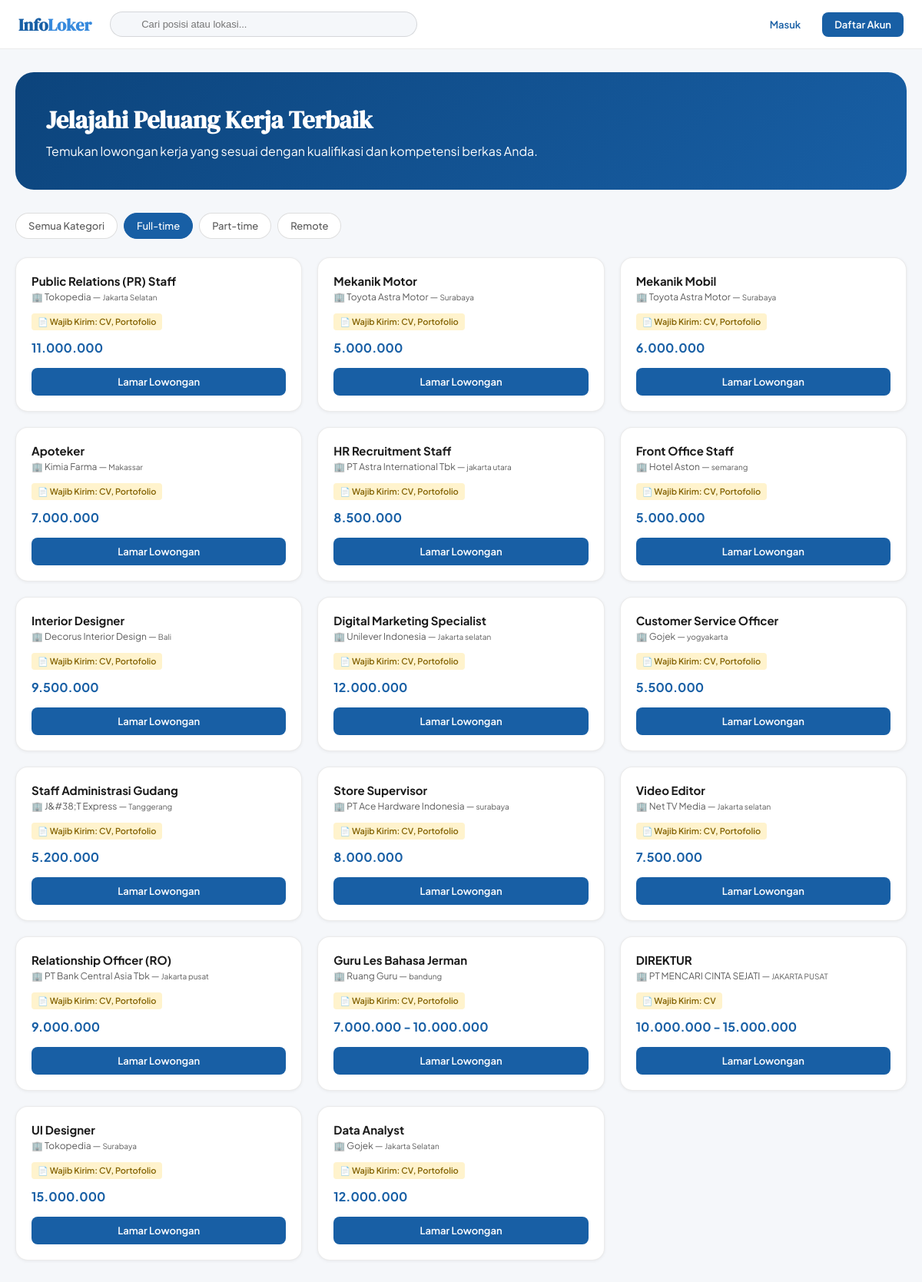
The page /index.php?type=Full-time on the database its author committed.
### tables this page shows
CREATE TABLE `lowongan` (
  `id_loker` int(11) NOT NULL,
  `id_user` int(11) DEFAULT NULL,
  `nama_perusahaan` varchar(100) NOT NULL,
  `posisi` varchar(100) NOT NULL,
  `gaji` varchar(50) NOT NULL,
  `lokasi` varchar(100) NOT NULL,
  `tipe` enum('Full-time','Part-time','Remote') NOT NULL,
  `minimal_pendidikan` varchar(100) DEFAULT 'Semua Jenjang',
  `deskripsi` text NOT NULL,
  `berkas_wajib` varchar(255) DEFAULT 'CV',
  `status` enum('aktif','nonaktif') DEFAULT 'aktif',
  `created_at` timestamp NOT NULL DEFAULT current_timestamp()
);

### index.php (the view, shortened to what this page needs)
<?php
require_once 'connection.php';
$search = isset($_GET['q']) ? '%'.$_GET['q'].'%' : '%';
$type = $_GET['type'] ?? 'All';
if ($type === 'All') {
    $q = $conn->prepare("SELECT * FROM lowongan WHERE status='aktif' AND (posisi LIKE :s OR nama_perusahaan LIKE :s OR lokasi LIKE :s) ORDER BY id_loker DESC");
    $q->execute([':s' => $search]);
} else {
    $q = $conn->prepare("SELECT * FROM lowongan WHERE status='aktif' AND tipe = :t AND (posisi LIKE :s OR nama_perusahaan LIKE :s OR lokasi LIKE :s) ORDER BY id_loker DESC");
    $q->execute([':t' => $type, ':s' => $search]);
}
$lowongan = $q->fetchAll();
?>
<!DOCTYPE html>
<html lang="id">
<head>
</head>
<body>
<nav class="topnav">
  <a href="index.php" class="logo">Info<span>Loker</span></a>
  <div class="nav-search">
    <form method="GET" action="index.php">
      <input type="text" name="q" placeholder="Cari posisi atau lokasi..." value="<?= htmlspecialchars($_GET['q'] ?? '') ?>"/>
    </form>
  </div>
  <div class="nav-auth">
    <?php if(isset($_SESSION['id_user'])): ?>
      <a href="dashboard.php" class="btn-link register">Masuk ke Dashboard ➔</a>
    <?php else: ?>
      <a href="login.php" class="btn-link login">Masuk</a>
      <a href="registrasi.php" class="btn-link register">Daftar Akun</a>
    <?php endif; ?>
  </div>
</nav>
<div class="content">
  <div class="hero">
    <h1>Jelajahi Peluang Kerja Terbaik</h1>
    <p>Temukan lowongan kerja yang sesuai dengan kualifikasi dan kompetensi berkas Anda.</p>
  </div>
  <div class="chips">
    <a href="index.php?type=All" class="chip <?= $type==='All'?'active':'' ?>">Semua Kategori</a>
    <a href="index.php?type=Full-time" class="chip <?= $type==='Full-time'?'active':'' ?>">Full-time</a>
    <a href="index.php?type=Part-time" class="chip <?= $type==='Part-time'?'active':'' ?>">Part-time</a>
    <a href="index.php?type=Remote" class="chip <?= $type==='Remote'?'active':'' ?>">Remote</a>
  </div>
  <div class="jobs-grid">
    <?php foreach($lowongan as $job): ?>
      <div class="job-card">
        <div class="job-title"><?= htmlspecialchars($job['posisi']) ?></div>
        <div class="company-name">🏢 <?= htmlspecialchars($job['nama_perusahaan']) ?> — <small><?= htmlspecialchars($job['lokasi']) ?></small></div>
        <div class="req-docs">📄 Wajib Kirim: <?= htmlspecialchars($job['berkas_wajib']) ?></div>
        <div class="job-salary"><?= htmlspecialchars($job['gaji']) ?></div>
        <a href="dashboard.php?action=apply&id=<?= $job['id_loker'] ?>" class="btn-apply">Lamar Lowongan</a>
      </div>
    <?php endforeach; ?>
  </div>
</div>
</body>
</html>

### index.php (style rules this page uses)
*, *::before, *::after { box-sizing: border-box; margin: 0; padding: 0; }
:root { --primary: #185FA5; --primary-dark: #0C447C; --primary-light: #E6F1FB; --primary-mid: #378ADD; --text: #1a1a1a; --text-sec: #5c5c5c; --bg: #f5f7fa; --surface: #ffffff; --border: rgba(0,0,0,0.08); --radius-md: 12px; --radius-lg: 16px; --radius-xl: 24px; --font: 'Plus Jakarta Sans', sans-serif; --font-display: 'DM Serif Display', serif; }
body { font-family: var(--font); background: var(--bg); color: var(--text); padding-top: 64px; }
.topnav { position: fixed; top: 0; left: 0; right: 0; z-index: 100; height: 64px; background: var(--surface); border-bottom: 1px solid var(--border); display: flex; align-items: center; padding: 0 24px; }
.logo { font-family: var(--font-display); font-size: 22px; color: var(--primary); text-decoration:none; font-weight:700; }
.logo span { color: var(--primary-mid); }
.nav-search { flex: 1; max-width: 400px; margin-left: 24px; position: relative; }
.nav-search input { width: 100%; background: var(--bg); border: 1px solid rgba(0,0,0,0.13); border-radius: 24px; padding: 8px 16px 8px 40px; font-size: 13px; outline: none; }
.nav-auth { margin-left: auto; display: flex; gap: 12px; }
.btn-link { text-decoration: none; padding: 8px 16px; font-weight: 600; font-size: 13px; border-radius: 8px; }
.btn-link.login { color: var(--primary); }
.btn-link.register { background: var(--primary); color: white; }
.content { max-width: 1200px; margin: 30px auto; padding: 0 20px; }
.hero { background: linear-gradient(135deg, var(--primary-dark), var(--primary)); border-radius: var(--radius-xl); padding: 40px; color: #fff; margin-bottom: 30px; }
.hero h1 { font-family: var(--font-display); font-size: 32px; margin-bottom: 8px; }
.chips { display: flex; gap: 8px; margin-bottom: 24px; }
.chip { padding: 8px 16px; border-radius: 20px; border: 1px solid rgba(0,0,0,0.13); background: #fff; color: var(--text-sec); font-size: 13px; text-decoration: none; font-weight: 500; }
.chip.active { background: var(--primary); color: #fff; border-color: var(--primary); }
.jobs-grid { display: grid; grid-template-columns: repeat(auto-fill, minmax(300px, 1fr)); gap: 20px; }
.job-card { background: var(--surface); border: 1px solid var(--border); border-radius: var(--radius-lg); padding: 20px; box-shadow: 0 1px 4px rgba(0,0,0,0.06); }
.job-title { font-weight: 700; font-size: 15px; margin-bottom: 4px; }
.company-name { font-size: 12px; color: var(--text-sec); margin-bottom: 12px; }
.req-docs { font-size: 11px; background: #FFF3CD; color: #856404; padding: 4px 8px; border-radius: 4px; display: inline-block; margin-bottom: 12px; font-weight: 600; }
.job-salary { font-weight: 700; color: var(--primary); margin-bottom: 16px; }
.btn-apply { width: 100%; padding: 10px; background: var(--primary); color: #fff; border: none; border-radius: 8px; font-weight: 600; font-size: 13px; cursor: pointer; text-align: center; text-decoration: none; display: block; }

### rows shown on the page
lowongan: posisi "Public Relations (PR) Staff", nama_perusahaan "Tokopedia", lokasi "Jakarta Selatan", berkas_wajib "CV, Portofolio", gaji "11.000.000"
lowongan: posisi "Mekanik Motor", nama_perusahaan "Toyota Astra Motor", lokasi "Surabaya", berkas_wajib "CV, Portofolio", gaji "5.000.000"
lowongan: posisi "Mekanik Mobil", nama_perusahaan "Toyota Astra Motor", lokasi "Surabaya", berkas_wajib "CV, Portofolio", gaji "6.000.000"
lowongan: posisi "Apoteker", nama_perusahaan "Kimia Farma", lokasi "Makassar", berkas_wajib "CV, Portofolio", gaji "7.000.000"
lowongan: posisi "HR Recruitment Staff", nama_perusahaan "PT Astra International Tbk", lokasi "jakarta utara", berkas_wajib "CV, Portofolio", gaji "8.500.000"
lowongan: posisi "Front Office Staff", nama_perusahaan "Hotel Aston", lokasi "semarang", berkas_wajib "CV, Portofolio", gaji "5.000.000"
lowongan: posisi "Interior Designer", nama_perusahaan "Decorus Interior Design", lokasi "Bali", berkas_wajib "CV, Portofolio", gaji "9.500.000"
lowongan: posisi "Digital Marketing Specialist", nama_perusahaan "Unilever Indonesia", lokasi "Jakarta selatan", berkas_wajib "CV, Portofolio", gaji "12.000.000"
lowongan: posisi "Customer Service Officer", nama_perusahaan "Gojek", lokasi "yogyakarta", berkas_wajib "CV, Portofolio", gaji "5.500.000"
lowongan: posisi "Staff Administrasi Gudang", nama_perusahaan "J&#38;T Express", lokasi "Tanggerang", berkas_wajib "CV, Portofolio", gaji "5.200.000"
lowongan: posisi "Store Supervisor", nama_perusahaan "PT Ace Hardware Indonesia", lokasi "surabaya", berkas_wajib "CV, Portofolio", gaji "8.000.000"
lowongan: posisi "Video Editor", nama_perusahaan "Net TV Media", lokasi "Jakarta selatan", berkas_wajib "CV, Portofolio", gaji "7.500.000"
lowongan: posisi "Relationship Officer (RO)", nama_perusahaan "PT Bank Central Asia Tbk", lokasi "Jakarta pusat", berkas_wajib "CV, Portofolio", gaji "9.000.000"
lowongan: posisi "Guru Les Bahasa Jerman", nama_perusahaan "Ruang Guru", lokasi "bandung", berkas_wajib "CV, Portofolio", gaji "7.000.000 - 10.000.000"
lowongan: posisi "DIREKTUR", nama_perusahaan "PT MENCARI CINTA SEJATI", lokasi "JAKARTA PUSAT", berkas_wajib "CV", gaji "10.000.000 - 15.000.000"
lowongan: posisi "UI Designer", nama_perusahaan "Tokopedia", lokasi "Surabaya", berkas_wajib "CV, Portofolio", gaji "15.000.000"
lowongan: posisi "Data Analyst", nama_perusahaan "Gojek", lokasi "Jakarta Selatan", berkas_wajib "CV, Portofolio", gaji "12.000.000"
